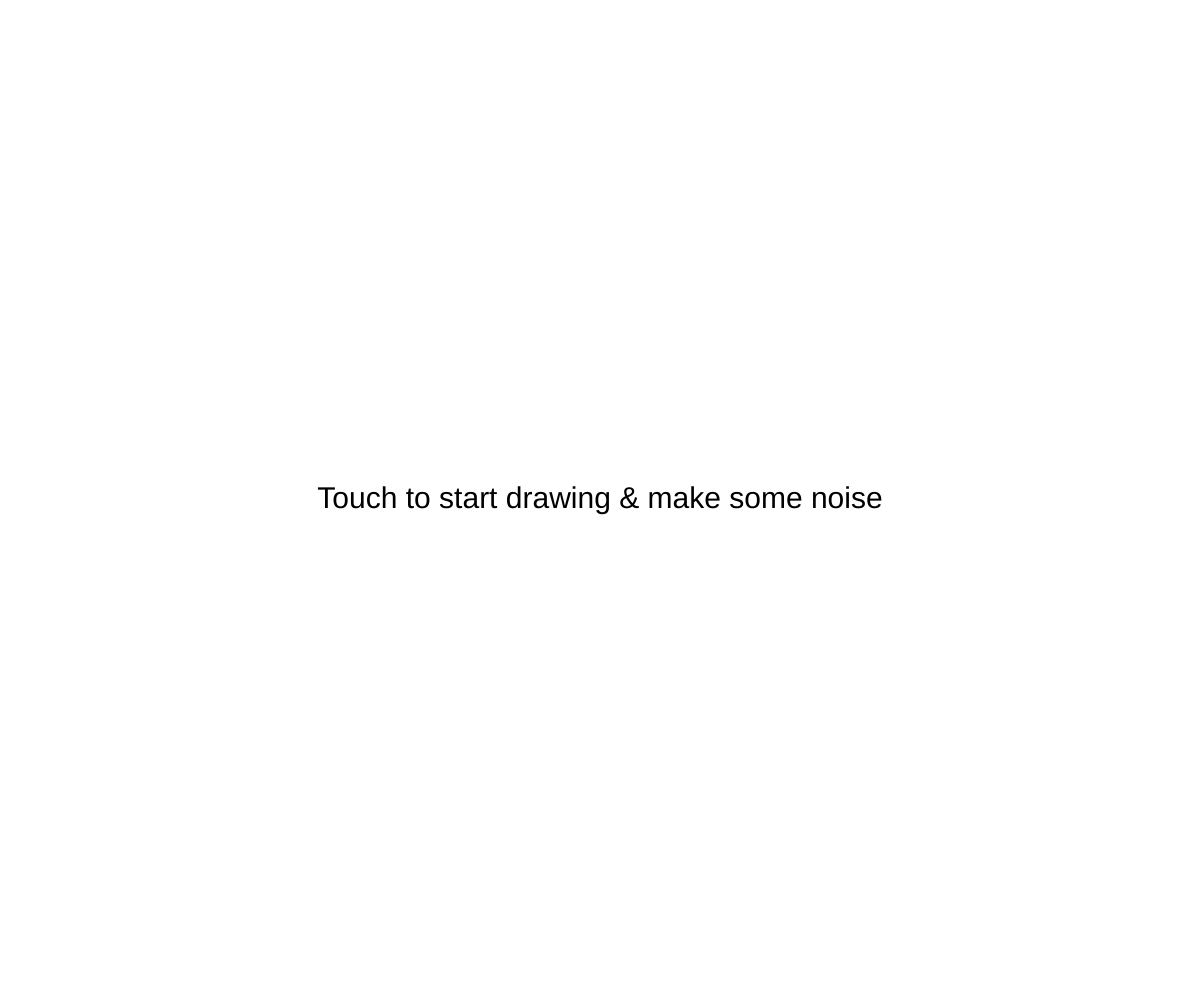
Frame 1 (no input)
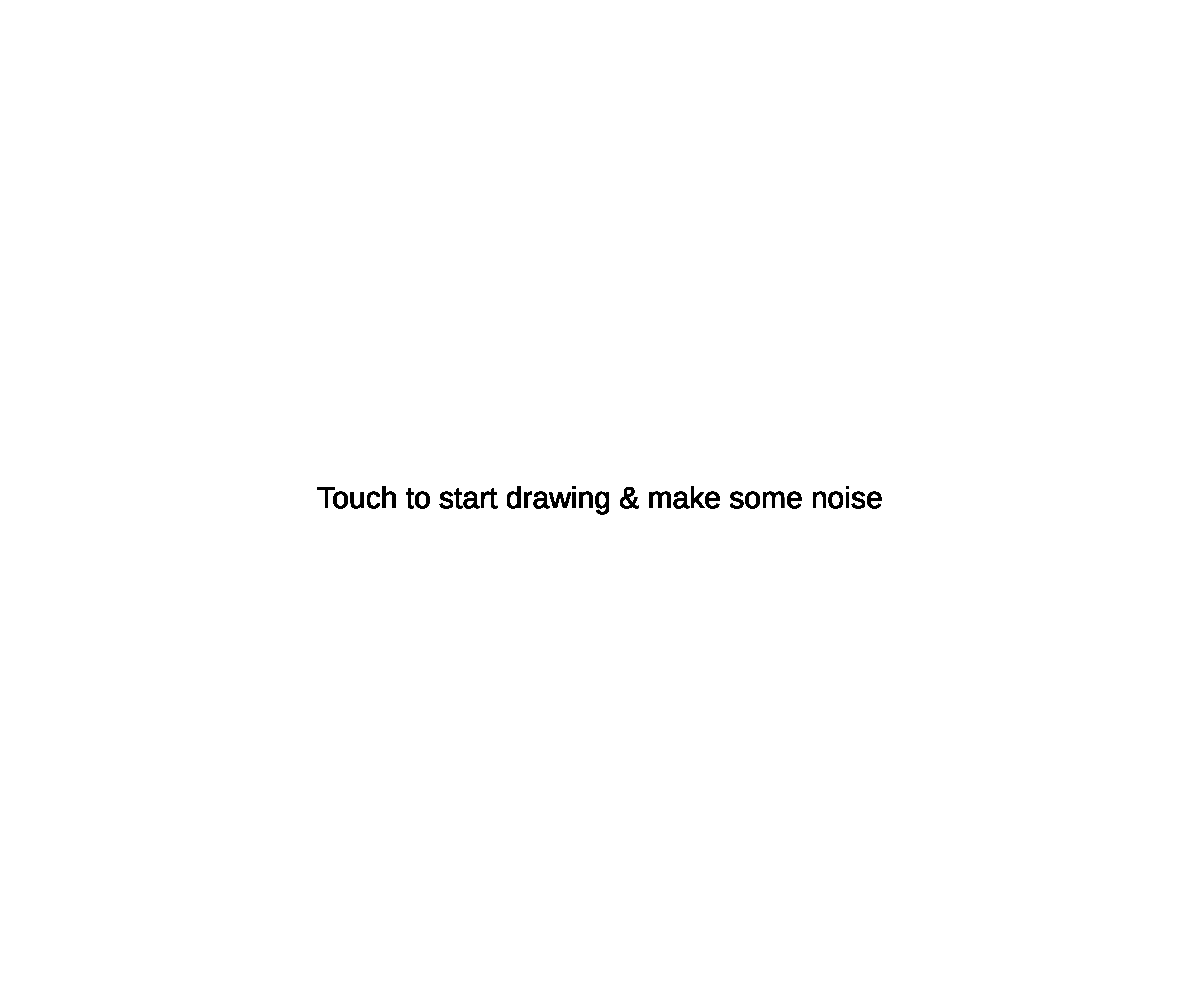
Frame 60 (no input)
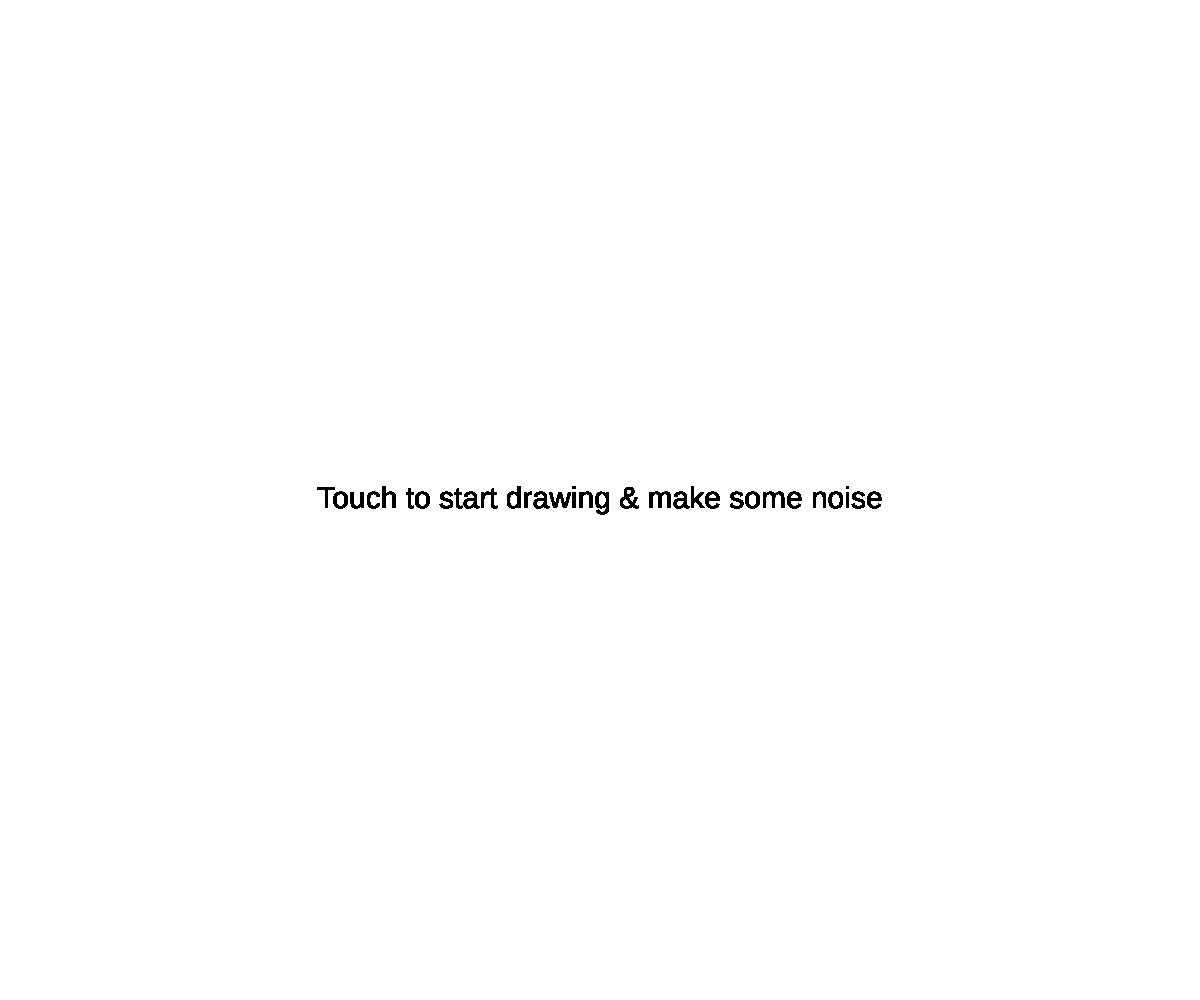
Frame 120 (the mouse pressed at the canvas centre since frame 60)

The p5.js sketch that drew these frames (run headless with seeded random() and noise() and a simulated clock; from frame 60 on, the mouse is pressed at the canvas centre):

// p5.js sketch
// ── sketch.js
/* 

WebApp Example: A modified version of the basic LibPd example. This code is entirely built on javascript using WebAudio API. 
The core libraries that are used:

P5JS : the framework that makes possible to write processing-like code using cutting edge web technologies (canvas, sockets, webrtc, etc)
WebPd : the framework that makes possible to turn your Pd patches into javascript and render audio using WebAudio API

Thus, by targeting the web, you can try your code on iOS, Android, and any Browser that supports HTML5 Canvas and WebAudio.
See readme file on more info how to try this example.

Sonic Instruments Workshop / 2015
(c) stc@binaura.net

*/

//	use this for manually start DSP (because of iOS restrictions)
//	notice: in js world, all variables are declared as "var" + name

var canstart = true;

//	notice: functions are called "void" in processing, 
//	but they are called "function" in javascript

function setup() {	
	//	instead of size, use this
	createCanvas(windowWidth,windowHeight);
	background(255);
}

function draw() {
	if(canstart) {
		noStroke();
		fill(0);
		textSize(30);
		textAlign( CENTER, CENTER );
		text( "Touch to start drawing & make some noise", width / 2, height / 2 );
	}
}

function mouseDragged() {
	if(canstart) {
    	Pd.start();
    	background(255);
    	canstart = false;
  	}
  	Pd.send('pitch', [ map( mouseX, 0, width, 0, 1 ) ]);
  	Pd.send('volume', [ map( mouseY, 0, height, 1, 0 ) ]);
	ellipse( mouseX, mouseY, 10, 10 );
}
